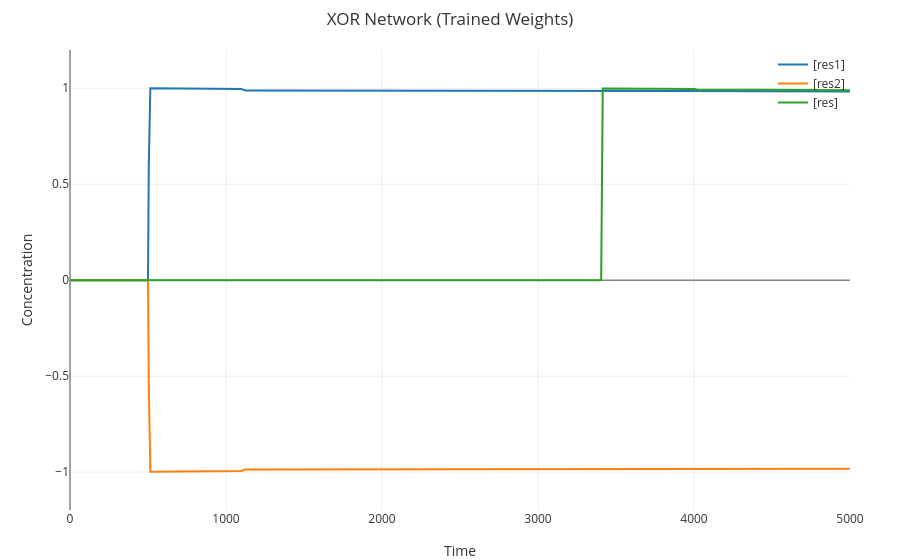

The notebook cell this image was saved under:
### Markdown cell above
# 直接使用训练后权重

### Code cell
%reset
%export expanded
%debug on
%title "XOR Network (Trained Weights)"
directive simulation { 
  final=5000; 
  plots=[res;res1;res2];
}
directive simulator deterministic
directive parameters [ k = 0.003; u = 0.1 ]

directive rates [
  res = [c0]-[c1];
  res1 = [H0P]-[H0N];
  res2 = [H1P] - [H1N]
]	

// === 输入信号 (测试用例: 可修改) ===
| 1 X1P | 0 X1N    // X1 = -1
| 0 X2P | 1 X2N    // X2 = -1
| 1 CB             // 偏置信号 = -1

// === 训练后权重 (双轨表示) ===

// --- N0 权重 ---
| 2.94304066 W00P | 0 W00N      // W00 = -2.943 → 贡献 +2.943
| 0 W01P | 2.73212848 W01N      // W01 = -2.732
| 0 W02P | 3.90841656 W02N      // W02 = -3.908

// --- N1 权重 ---
| 0 W10P | 2.62188713 W10N      // W10 = +2.622 → 贡献 -2.622
| 0 W11P | 3.38384533 W11N      // W11 = -3.384
| 0 W12P | 2.60482672 W12N      // W12 = -2.605

// --- N2 权重 ---
| 0 W20P | 3.77539904 W20N      // W20 = +3.775 → 贡献 -3.775
| 4.05530305 W21P | 0 W21N      // W21 = +4.055
| 0 W22P | 3.68841413 W22N      // W22 = -3.688

// === 中间变量 ===
| 0 H0P | 0 H0N
| 0 H1P | 0 H1N
| 0 c0  | 0 c1

// === 时钟 ===
| 1 clock1 | 1e-6 clock2 | 1e-6 clock3 | 1e-6 clock4 | 1e-6 clock5 | 1 clock6

%invoke THREE_CLOCK(clock1,clock2,clock3,clock4,clock5,clock6,CB):(clock1,clock2,clock3,clock4,clock5,clock6,CB)

// === 神经元调用 ===
%invoke NEURON(X1P, X1N, W01P, W01N, X2P, X2N, W02P, W02N, W00P, W00N, clock1):(H0P, H0N, clock1)
%invoke NEURON(X1P, X1N, W11P, W11N, X2P, X2N, W12P, W12N, W10P, W10N, clock1):(H1P, H1N, clock1)
%invoke NEURON(H0P, H0N, W21P, W21N, H1P, H1N, W22P, W22N, W20P, W20N, clock3):(c0, c1, clock3)

### Figure 1 — Plotly figure (JSON) as saved in the notebook; plotly's stock layout.template omitted (floating-point values rounded to 4 significant figures; data arrays with more than 128 entries replaced by an {"elided": "..."} marker saying what was removed)
{"data": [{"line": {"width": 2}, "mode": "lines", "name": "[res1]", "x": {"elided": "1001 int values"}, "y": {"elided": "1001 float values"}}, {"line": {"width": 2}, "mode": "lines", "name": "[res2]", "x": {"elided": "1001 int values"}, "y": {"elided": "1001 float values"}}, {"line": {"width": 2}, "mode": "lines", "name": "[res]", "x": {"elided": "1001 int values"}, "y": {"elided": "1001 float values"}}], "layout": {"font": {"color": "#333"}, "hovermode": "x unified", "legend": {"bgcolor": "rgba(0,0,0,0)", "x": 1, "xanchor": "right", "y": 1, "yanchor": "top"}, "margin": {"b": 50, "l": 70, "r": 50, "t": 50}, "paper_bgcolor": "rgba(0,0,0,0)", "plot_bgcolor": "rgba(0,0,0,0)", "title": "XOR Network (Trained Weights)", "xaxis": {"range": [0, 5000], "showgrid": true, "title": "Time"}, "yaxis": {"range": [-1.197, 1.199], "showgrid": true, "title": "Concentration"}}}
